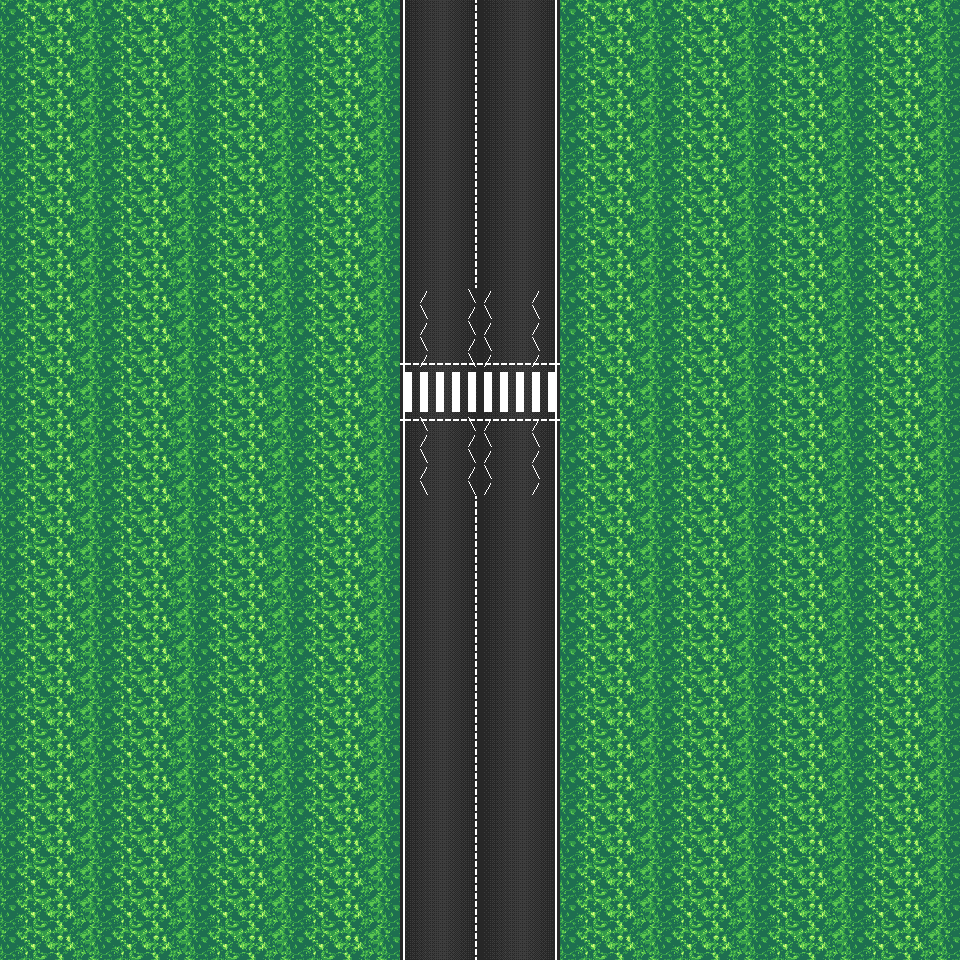

This is a level from a 2D game, rendered from its Tiled map with the project's own tilesets. A one-line summary and the map file follow, with tile-layer data summarised:
An orthogonal 60x60 tile map with 16x16 px tiles, 6 tile layers (Base, Road, Dashed Line, Crease Layer, ...), 4 tilesets and 12 objects (4x Zig_Zag, Zone_SpeedLimit, Zone_Finish, Zone_Fail_WT, Spawn_Sign, ...).

<map version="1.10" tiledversion="1.11.2" orientation="orthogonal" renderorder="right-down" width="60" height="60" tilewidth="16" tileheight="16" infinite="0" nextlayerid="18" nextobjectid="28">
 <tileset firstgid="1" name="Road" tilewidth="16" tileheight="16" tilecount="144" columns="12">
  <image source="../images/new_map.png" width="192" height="192" />
 </tileset>
 <tileset firstgid="145" name="Lines" tilewidth="16" tileheight="16" tilecount="80" columns="10">
  <image source="../images/lines.png" width="160" height="128" />
 </tileset>
 <tileset firstgid="225" name="Roadcrossing" tilewidth="16" tileheight="16" tilecount="50" columns="10">
  <image source="../images/crossroad.png" width="160" height="80" />
 </tileset>
 <tileset firstgid="275" name="Zig Zag" tilewidth="16" tileheight="16" tilecount="2" columns="1">
  <image source="../images/zig_zag_lines.png" width="16" height="32" />
 </tileset>
 <layer id="2" name="Base" width="60" height="60">
  <properties>
   <property name="friction" type="float" value="0.9" />
  </properties>
  <data>[3600 cells, 3000 non-empty, 12 distinct tile ids]</data>
 </layer>
 <layer id="1" name="Road" width="60" height="60">
  <data>[3600 cells, 600 non-empty, 5 distinct tile ids]</data>
 </layer>
 <layer id="3" name="Dashed Line" width="60" height="60">
  <data>[3600 cells, 49 non-empty, 3 distinct tile ids]</data>
 </layer>
 <layer id="8" name="Crease Layer" width="60" height="60">
  <data>[3600 cells, 120 non-empty, 2 distinct tile ids]</data>
 </layer>
 <layer id="12" name="Zig_Zag_Layer" width="60" height="60">
  <data>[3600 cells, 38 non-empty, 2 distinct tile ids]</data>
 </layer>
 <layer id="11" name="Road_Crossing" width="60" height="60">
  <data>[3600 cells, 50 non-empty, 50 distinct tile ids]</data>
 </layer>
 <objectgroup color="#000000" id="4" name="Obstacles_Layer" class="Collision_Box" tintcolor="#000000">
  <object id="1" x="0" y="-4.98147" width="388.139" height="964.981" />
  <object id="2" x="573.047" y="-3.7959" width="386.953" height="963.796" />
 </objectgroup>
 <objectgroup color="#ffff7f" id="5" name="Zone_Check_Layer" class="Zone_Check" tintcolor="#ffff7f">
  <properties>
   <property name="speed_limit" type="int" value="60" />
   <property name="step_id" type="int" value="1" />
  </properties>
  <object id="4" name="Zone_Check" type="Zone_SpeedLimit" x="411.704" y="507.428" width="138.333" height="69.5322">
   <properties>
    <property name="max_speed" type="int" value="60" />
   </properties>
  </object>
 </objectgroup>
 <objectgroup color="#00ff00" id="6" name="Finish_Zone_Layer" tintcolor="#00ff00">
  <object id="5" type="Zone_Finish" x="421.651" y="6.36888" width="112" height="81.2098">
   <properties>
    <property name="step_id" type="int" value="2" />
   </properties>
  </object>
 </objectgroup>
 <objectgroup id="7" name="Spawn_Layer" class="Spawn_Point">
  <object id="6" x="439.116" y="830.022">
   <point />
  </object>
 </objectgroup>
 <objectgroup id="14" name="Zig_Zag_Layer" class="ZigZagZone">
  <object id="19" type="Zig_Zag" x="486.25" y="422.75" width="63.5" height="73.5">
   <properties>
    <property name="wait_time" type="int" value="3" />
   </properties>
  </object>
  <object id="22" type="Zig_Zag" x="409.75" y="286.25" width="63.5" height="73.5">
   <properties>
    <property name="wait_time" type="int" value="3" />
   </properties>
  </object>
  <object id="23" type="Zig_Zag" x="413.25" y="418.75" width="63.5" height="73.5">
   <properties>
    <property name="wait_time" type="int" value="3" />
   </properties>
  </object>
  <object id="24" type="Zig_Zag" x="486.25" y="285.75" width="63.5" height="73.5">
   <properties>
    <property name="wait_time" type="int" value="3" />
   </properties>
  </object>
 </objectgroup>
 <objectgroup color="#ff0000" id="15" name="Wrong_Turn_Layer" class="Zone_Fail_WT">
  <properties>
   <property name="fail_message" value="Wrong route — cross via the zebra markings; do not continue past the stop line." />
  </properties>
  <object id="25" name="Wrong_Turn_Layer" type="Zone_Fail_WT" x="422.667" y="913.333" width="124" height="34.6667" />
 </objectgroup>
 <objectgroup color="#55ffff" id="17" name="Spawn_Sign" class="Spawn_Sign">
  <properties>
   <property name="sign_asset" value="assets/roadsigns/pedestrian_crossing.jpeg" />
  </properties>
  <object id="27" name="Spawn_Sign" type="Spawn_Sign" x="420" y="728" width="118.667" height="17.3333" />
 </objectgroup>
 <objectgroup color="#aa55ff" id="18" name="Remove_Sign" class="Remove_Sign">
  <object id="28" name="Remove_Sign" type="Remove_Sign" x="420" y="228" width="118.667" height="17.3333" />
 </objectgroup>
</map>
